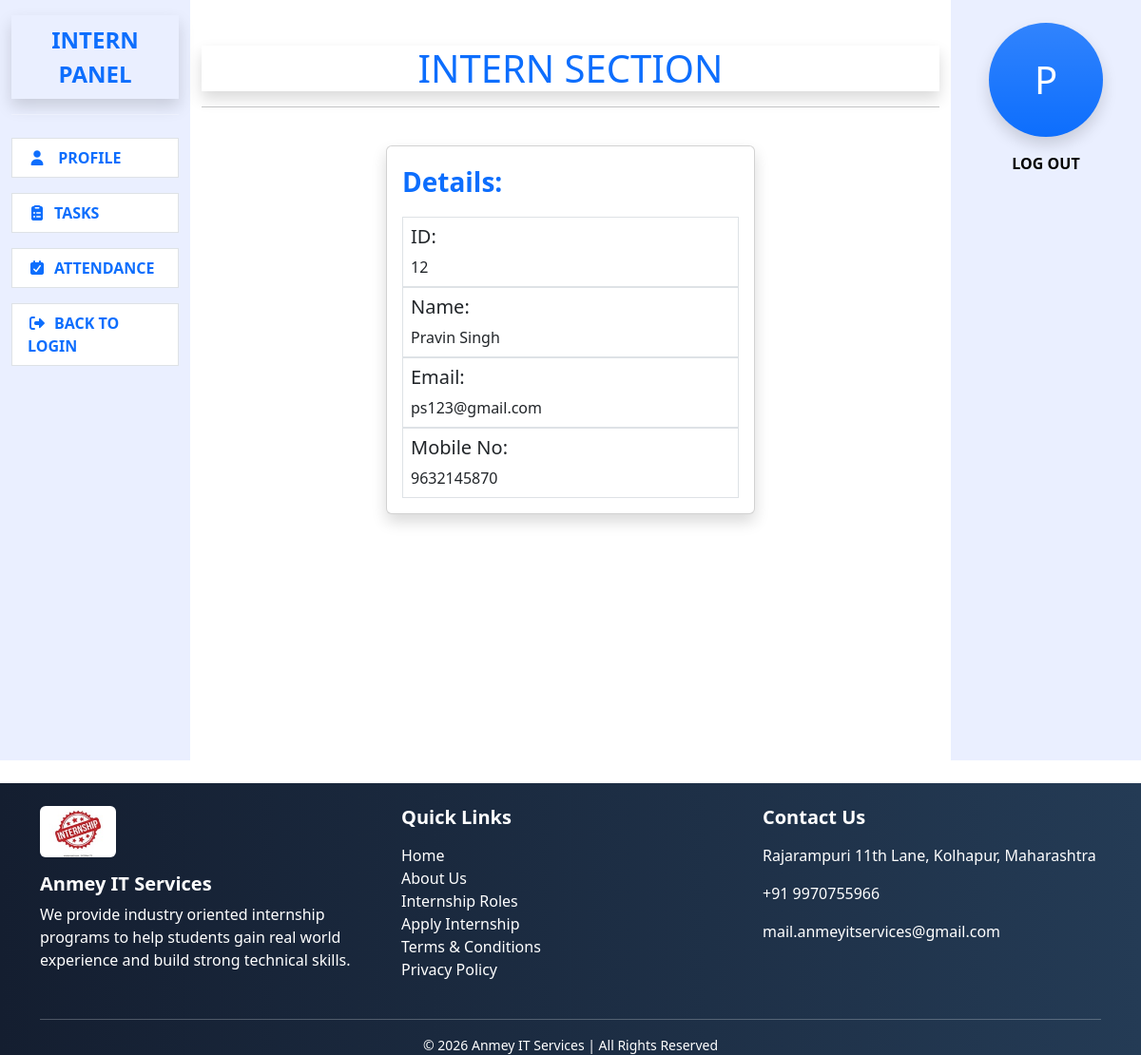
The app's page /intern/interns.php (signed in) with its own data.
### tables this page shows
CREATE TABLE `add_intern` (
  `id` int(10) NOT NULL,
  `name` varchar(255) NOT NULL,
  `email` varchar(255) NOT NULL,
  `password` varchar(255) NOT NULL,
  `mobile` varchar(15) NOT NULL,
  `created_at` timestamp NOT NULL DEFAULT current_timestamp()
);

### intern/interns.php (the view, shortened to what this page needs)
<!DOCTYPE html>
<html lang="en">
<head>
<link href="https://cdn.jsdelivr.net/npm/bootstrap@5.3.3/dist/css/bootstrap.min.css" rel="stylesheet">
<link rel="stylesheet" href="https://cdnjs.cloudflare.com/ajax/libs/font-awesome/7.0.1/css/all.min.css"/>
</head>
<body>
<div class="container-fluid">
    <div class="row">
        <?php include 'intern_sidebar.php'; ?>
        <?php
            include '../admin/connect.php';
            $email = $_SESSION['intern_email'];
            $sql = "SELECT * FROM add_intern WHERE email = '$email'";
            $result = mysqli_query($conn, $sql);
            $data = mysqli_fetch_assoc($result);
        ?>
        <div class="col-lg-8 mb-3">
            <h1 class="mt-5 text-center text-uppercase shadow text-primary">intern section</h1>
            <hr>
            <br>
            <div class="card w-50 mx-auto shadow">
                <div class="card-body">
                    <div class="card-title text-primary fs-3 fw-bold mb-3">
                        Details:
                    </div>
                    <div class="border p-2">
                        <h5>ID:</h5><?php echo $data['id']; ?>
                    </div>
                    <div class="border p-2">
                        <h5>Name:</h5><?php echo $data['name']; ?>
                    </div>
                    <div class="border p-2">
                        <h5>Email:</h5><?php echo $data['email']; ?>
                    </div>
                    <div class="border p-2">
                        <h5>Mobile No:</h5><?php echo $data['mobile']; ?>
                    </div>
                </div>
            </div>
        </div>
        <div class="col-lg-2 vh-100 d-flex flex-column align-items-center pt-4" style="background-color:#EAEFFF">
            <div class="bg-primary text-white rounded-circle d-flex justify-content-center align-items-center bg-gradient shadow"
            style="width:120px; height:120px; font-size:40px;">
            <?php
                if(!empty($data['name']))
                {
                    echo strtoupper(substr($data['name'],0,1));
                }
                else
                {
                    echo "U";
                }
            ?>
            </div>
            <a href="logout.php" class="mt-3 text-uppercase text-decoration-none text-black fw-bold">log out</a>
        </div>
    </div>
</div>
<?php include '../footer.php'; ?>
</body>
</html>

### records on screen
add_intern: id "12", name "Pravin Singh", email "ps123@gmail.com", mobile "9632145870", name "P"
